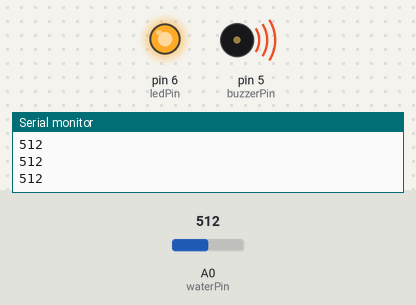
Recording of a sketch running on a simulated Arduino Uno, built with avr-gcc and run on an emulated ATmega328P. Parts: output pins drawn as LEDs (lit = HIGH), buzzer (waves = sounding), the last lines printed to the serial monitor. The test bench sets the inputs (shaded band); at power-on: A0 (waterPin) = 512.

Above: at 1.2 s.
1.3 s: A0 (waterPin) set to 318
2.8 s: A0 (waterPin) set to 286
At 3.8 s:
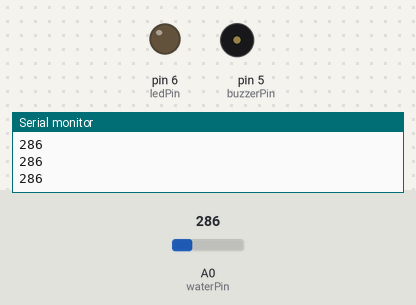
4.3 s: A0 (waterPin) set to 306
At 5.1 s:
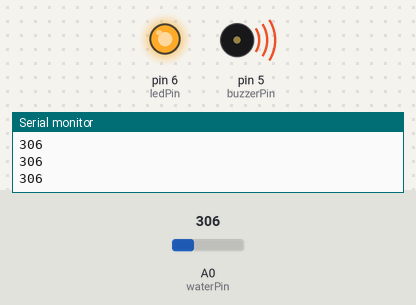
5.9 s: A0 (waterPin) set to 290
At 6.4 s:
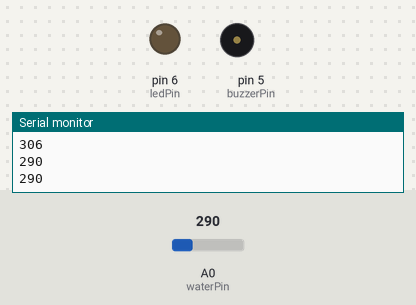
Timing chart, 0 to 8.5 s (numbered marks = the images above; inputs shaded):
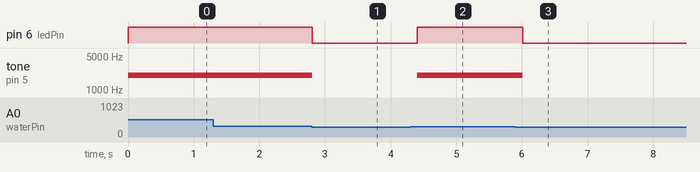

Measured:
- the behaviour switches between 301 and 300 on A0 (waterPin) (found by bisection; images 0 and 1)
- after the input at 2.8 s, pin 6 (ledPin): HIGH → LOW at once; tone on pin 5 (buzzerPin): 2000 Hz → silent at once
- after the input at 4.3 s, pin 6 (ledPin): LOW → HIGH after 0.11 s; tone on pin 5 (buzzerPin): silent → 2000 Hz after 0.11 s
- after the input at 5.9 s, pin 6 (ledPin): HIGH → LOW after 0.11 s; tone on pin 5 (buzzerPin): 2000 Hz → silent after 0.11 s

The sketch:

sketch_jan18a_detecteur_niveau_eau.ino
```cpp
const int waterPin = A0;
const int ledPin = 6;
const int buzzerPin = 5;

int threshold = 300;

void setup() {
  pinMode(ledPin, OUTPUT);
  pinMode(buzzerPin, OUTPUT);
  Serial.begin(9600);
}

void loop() {
  int waterValue = analogRead(waterPin);
  Serial.println(waterValue);

  if (waterValue > threshold) {
    digitalWrite(ledPin, HIGH);
    tone(buzzerPin, 2000);
  } else {
    digitalWrite(ledPin, LOW);
    noTone(buzzerPin);
  }

  delay(200);
}
```
